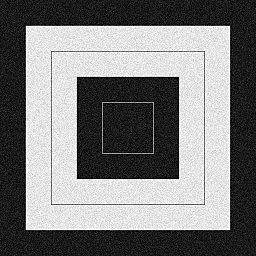
#> input picture img/gaussian_noise.jpg, 256 x 256 px
$ python blur_gaussian.py
#> lines starting #> are read from the running program, lines starting #| are printed output that depends on the picture
import cv2
import numpy as np

img = cv2.imread('../img/gaussian_noise.jpg')
#> img is the input picture: shape (256, 256, 3); min 0, max 255, mean 122.3

k1 = np.array([[1,2,1],
               [2,4,2],
               [1,2,1]]) *(1/16)
blur1 = cv2.filter2D(img, -1, k1)
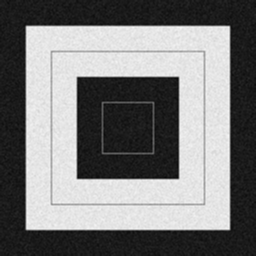
#> blur1: shape (256, 256, 3); min 7, max 247, mean 122.3

k2 = cv2.getGaussianKernel(3,0)
blur2 = cv2.filter2D(img, -1, k2*k2.T)

blur3 = cv2.GaussianBlur(img, (3, 3), 0)

print('k1: ', k1)
print('k2: ', k2*k2.T)
merged = np.hstack((img, blur1, blur2, blur3))
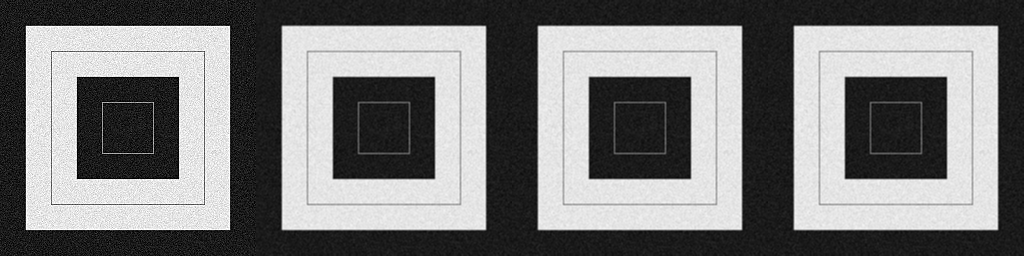
#> merged: shape (256, 1024, 3); min 0, max 255, mean 122.3
cv2.imshow('gaussian blur', merged)
cv2.waitKey(0)
cv2.destroyAllWindows()

$ run again, with img/car03.jpg copied over img/gaussian_noise.jpg
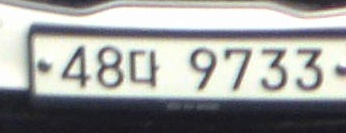
#> input picture img/car03.jpg, 346 x 133 px
#> img is the input picture: shape (133, 346, 3); mean B, G, R 156.9, 158.8, 157.7
#> `merged = np.hstack((img, blur1, blur2, blur3))`:
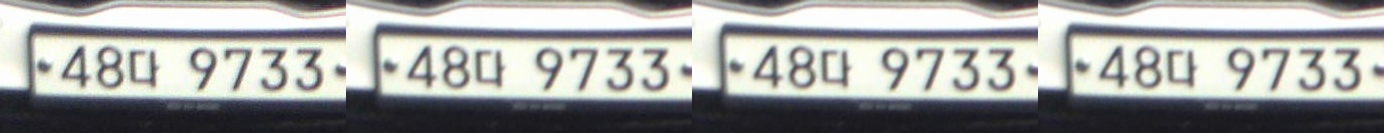
#> merged: shape (133, 1384, 3); mean B, G, R 156.9, 158.9, 157.8
